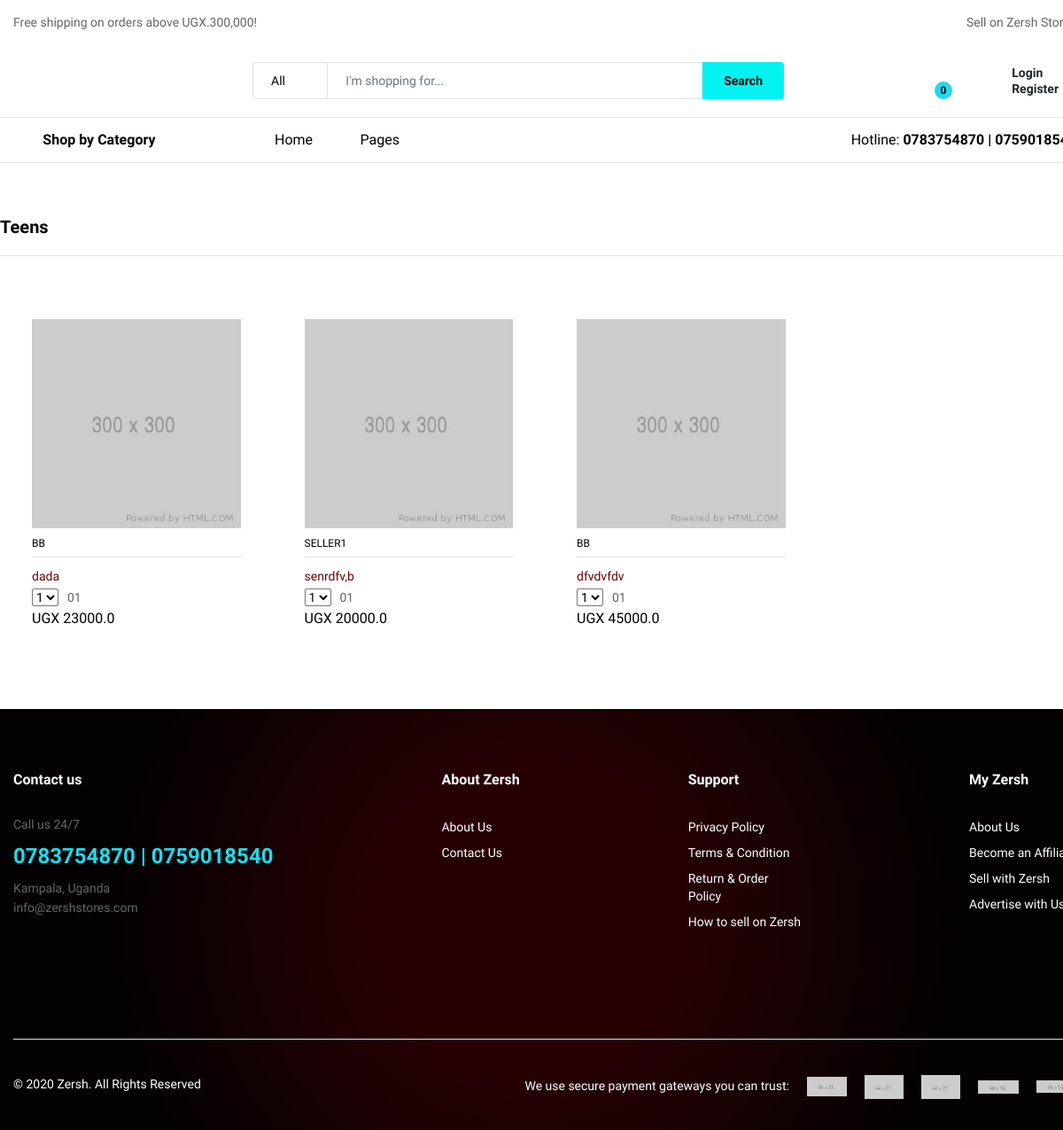
The app's page /store/sub-category/1/ with its own data.
### store/models.py (models this page shows, shortened)
class SubCategory(models.Model):
    name = models.CharField(max_length=200)
    description = models.CharField(max_length=300)
    category = models.ForeignKey(Category, on_delete=models.CASCADE)

class Product(models.Model):
    name = models.CharField(max_length=120)
    price = models.FloatField()
    image_182x182 = models.ImageField(upload_to='pdt_imgs/')
    image_1200x1200 = models.ImageField(upload_to='pdt_imgs/alt_imgs/')
    image_600x600 = models.ImageField(upload_to='pdt_imgs/alt_imgs/')
    image_600x600_2 = models.ImageField(upload_to='pdt_imgs/alt_imgs/')
    image_300x300 = models.ImageField(upload_to='pdt_imgs/alt_imgs/')
    img_array = [image_1200x1200, image_600x600, image_600x600_2]
    sku = models.IntegerField()
    available = models.BooleanField(default=True)
    discount = models.IntegerField(default = 0)
    description = models.CharField(max_length=120, blank=True, null=True)
    brand = models.CharField(max_length=120, blank=True, null=True)
    category = models.ForeignKey(SubCategory, on_delete=models.CASCADE)
    seller = models.ForeignKey(Seller, on_delete=models.CASCADE)

### user/models.py (models this page shows)
class Seller(models.Model):
    user = models.ForeignKey(CustomUser, on_delete=models.CASCADE, blank=True, null=True)
    store_name = models.CharField(max_length=120)
    address = models.CharField(max_length=180)
    phone = models.IntegerField(blank=True, null=True)
    email = models.CharField( max_length=180, blank=True, null=True )
    def __str__(self):
        return self.store_name

### store/views.py (the view)
# urls.py: path('sub-category/<int:pk>/', SubCatDetailView.as_view(), name='subcat_detail'),
class SubCatDetailView(DetailView):
    model = SubCategory
    template_name = 'listing2.html'
    def get_context_data(self, *args, **kwargs):
        context = super(SubCatDetailView, self).get_context_data( **kwargs)
        context['products'] = Product.objects.all().order_by('?')
        context['pdts'] = Product.objects.all().order_by('?')[:3]
        return context

### pages/templatetags/cart_template_tags.py (called while the page is built)
@register.filter
def cart_item_counter(user):
    if user.is_authenticated:
        qs = Order.objects.filter(customer=user, complete=False)
        if qs:
            return qs[0].orderitem_set.count()
    return 0

### store/context_processors.py (called while the page is built)
def categories_processor(request):
    categories = Category.objects.all()
    ads = Ad.objects.all()
    return {'cates': categories, 'ads':ads}

### templates/listing2.html (shortened to what this page needs)
{% extends 'base.html' %}
{% block content %}
<div class="ps-section--default ps-customer-bought">
<div class="ps-section__header">
    <h3>{{ object.name }}</h3>
</div>
<div class="ps-section__content container">
    <div class="row">
        {% for pdt in products %}
        {% if pdt.category.name == object.name %}
        <div class="col-xl-3 col-lg-3 col-md-4 col-sm-6 col-6 ">
            <div class="ps-product">
                <div class="ps-product__thumbnail"><a href="{% url 'pdt_detail' pdt.id %}"><img src="{{ pdt.image_300x300.url }}" alt=""></a>
                </div>
                <div class="ps-product__container"><a class="ps-product__vendor" href="#">{{ pdt.seller }}</a>
                    <div class="ps-product__content"><a class="ps-product__title" href="product-default.html">{{ pdt.name }}</a>
                        <div class="ps-product__rating">
                            <select class="ps-rating" data-read-only="true">
                                <option value="1">1</option>
                            </select><span>01</span>
                        </div>
                        <p class="ps-product__price">UGX {{ pdt.price }}</p>
                    </div>
                </div>
            </div>
        </div>
        {% endif %}
        {% endfor %}
    </div>
</div>
</div>
{% endblock content %}

### records on screen
SubCategory: name "Teens"
Product: image_300x300 (picture), seller "BB", name "dada", price "23000.0"
Product: image_300x300 (picture), seller "SELLER1", name "senrdfv,b", price "20000.0"
Product: image_300x300 (picture), seller "BB", name "dfvdvfdv", price "45000.0"

### other values on screen
{{ request.user|cart_item_counter }} "0"
